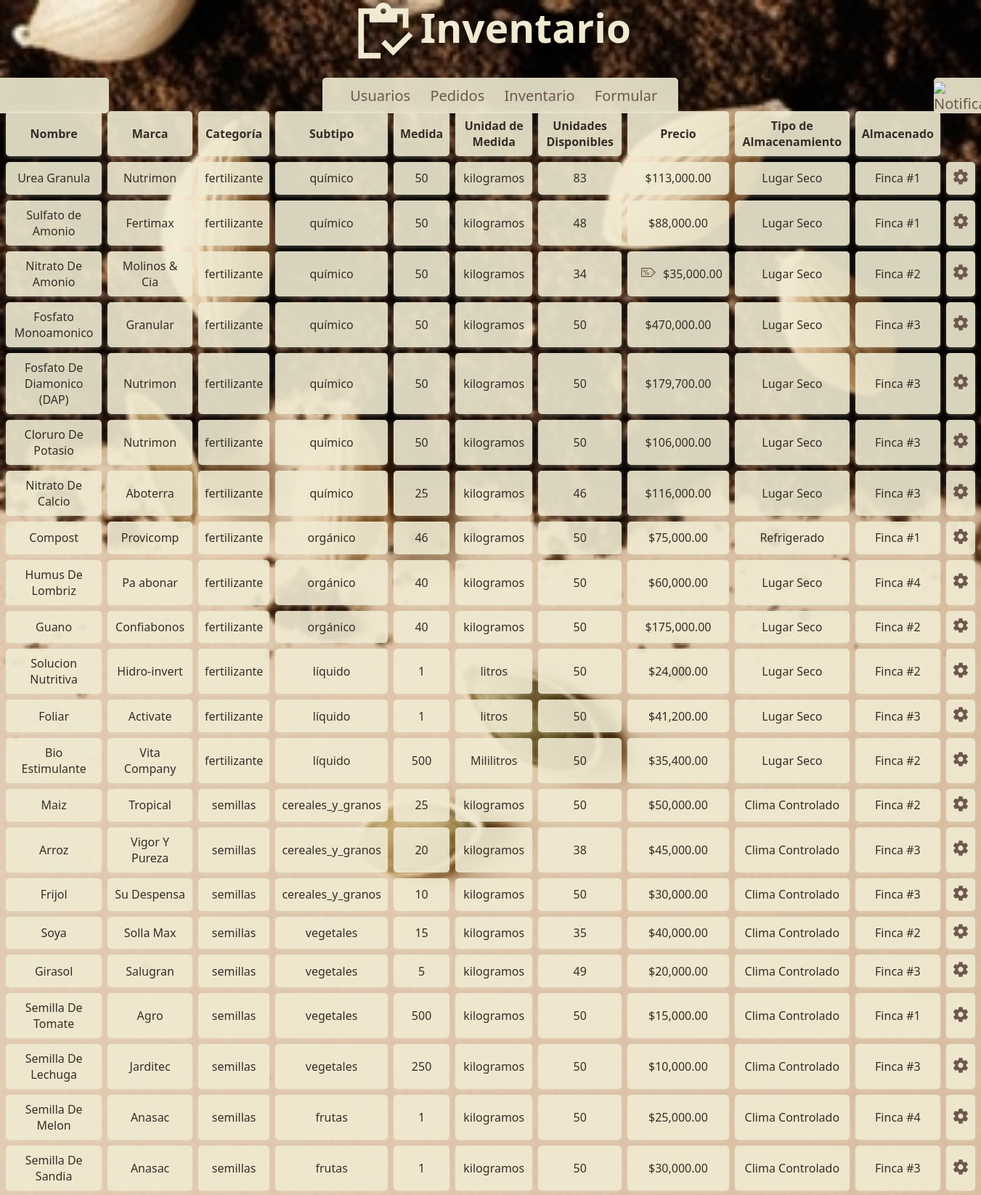
The app's page /admin/inventario.php (upper part) with its own data.
### tables this page shows
CREATE TABLE `producto` (
  `id` int(11) NOT NULL,
  `nombre` varchar(100) NOT NULL,
  `marca` varchar(100) NOT NULL,
  `categoria` varchar(100) NOT NULL,
  `subtipo` varchar(100) DEFAULT NULL,
  `medida` int(10) NOT NULL,
  `unidad_medida` varchar(50) NOT NULL,
  `unidades_disponibles` int(11) NOT NULL,
  `precio` decimal(10,2) NOT NULL,
  `tipo_almacenamiento` varchar(100) DEFAULT NULL,
  `lugar_almacenamiento` varchar(100) DEFAULT NULL,
  `descripcion` text DEFAULT NULL,
  `imagen` varchar(255) DEFAULT NULL,
  `descuento` int(11) NOT NULL DEFAULT 0,
  `precio_con_descuento` decimal(10,2) NOT NULL DEFAULT 0.00
);

### admin/funciones.php (called while the page is built, shortened)
<?php
    function conectar(){
    $host= "localhost";
    $usuario="root";
    $clave="";
    $bd="agroshop";
    $conectar=mysqli_connect($host, $usuario, $clave,$bd);
    return $conectar;
    }
function consultar($id, $tabla, $columna) {
    $conexion = conectar();
    $sql = "SELECT $columna FROM $tabla WHERE id = $id";
    $resultado = mysqli_query($conexion, $sql);
    if ($resultado && mysqli_num_rows($resultado) > 0) {
        $fila = mysqli_fetch_assoc($resultado);
        $valor = $fila[$columna];
    } else {
        $valor = null;
    }
    return $valor;
}
?>

### admin/inventario.php (the view, shortened to what this page needs)
<!DOCTYPE html>
<html lang="en">
<head>
    <link rel="stylesheet" href="barras.css">
    <link rel="stylesheet" href="tablas.css">
    <link rel="stylesheet" href="sudmenunavbar.css">
    <link rel="stylesheet" href="sudmenutabla.css">
    <header>
    <div id="logo-titulo">
            <img id="logo" src="../icons/Iventario.svg" alt=""><h1>Inventario</h1>
        </div>
    </header>
    <div id="barras">
        <div id="barrabusqueda">
                    <input class="inputbuscar" id="imputbuscar" type="text">
                    <button class="botonbuscar" ><img style="margin-top: 3px;" class="icon" src="../icons/Search.png" alt=""></button>
        </div>
        <nav>
            <a href="adminindex.php"><img  style="margin-top: 4px;" class="icon" src="../icons/homecafe.png" alt=""></a>
            <a href="usuarios.php">Usuarios</a>
            <a href="pedidos.php">Pedidos</a>
            <a href="inventario.php">Inventario</a>
            <a href="formularproducto.php">Formular</a>
        </nav>
        <div id="barrapersonal" class="sudmenuoculto">
            <a href="#"><img class="icon" src="../icons/Notify.png" alt="Notificaciones"></a>
        </div>
 </div>
</head>
<body>
    <div class="contenedortabla">
    <table id="mitabla" >
    <thead>
        <tr>
            <th>Nombre</th>
            <th>Marca</th>
            <th>Categoría</th>
            <th>Subtipo</th>
            <th>Medida</th>
            <th>Unidad de Medida</th>
            <th>Unidades Disponibles</th>
            <th>Precio</th>
            <th>Tipo de Almacenamiento</th>
            <th>Almacenado</th>
        </tr>
    </thead>
    <tbody>
    <?php
    require 'funciones.php';
    $sql = "SELECT * FROM Producto";
    $resultado = conectar()->query($sql);
    while ($mostrar = $resultado->fetch_assoc()) {
    ?>
        <tr>
            <td><?php echo htmlspecialchars($mostrar['nombre']); ?></td>
            <td><?php echo htmlspecialchars($mostrar['marca']); ?></td>
            <td><?php echo htmlspecialchars($mostrar['categoria']); ?></td>
            <td><?php echo htmlspecialchars($mostrar['subtipo']); ?></td>
            <td><?php echo htmlspecialchars($mostrar['medida']); ?></td>
            <td><?php echo htmlspecialchars($mostrar['unidad_medida']); ?></td>
            <td><?php echo htmlspecialchars($mostrar['unidades_disponibles']); ?></td>
            <?php
            require_once  'funciones.php';
            $comprobardescuento = consultar($mostrar['id'],'producto','descuento');
                if ($comprobardescuento>0) {
                    ?>
                    <td style="display: flex; align-items: center;">
                    <button style="border-radius: 100px;" style="height: auto;" style="width: auto;" class="btn btn-danger" onclick="descuento('<?php echo $mostrar['precio']; ?>', '<?php echo $mostrar['descuento']; ?>', '<?php echo $mostrar['precio_con_descuento']; ?>')">
                    <img class="iconos" src="../icons/descuento.svg">
                    </button>
                    <?php echo'$'. number_format($mostrar['precio_con_descuento'], 2, '.', ',');
                    ?></td>
                    <?php
                }else{
                    ?>
                    <td><?php echo'$'.  number_format($mostrar['precio'], 2, '.', ',');
                    ?></td>
                    <?php
                }
            ?>
            <td><?php echo htmlspecialchars($mostrar['tipo_almacenamiento']); ?></td>
            <td><?php echo htmlspecialchars($mostrar['lugar_almacenamiento']); ?></td>
            <td class="iconfila">
                <button class="btn btn-danger" onclick="toggleSubMenu(this)"><img class="iconos" src="../icons/configcafe.svg" alt=""></button>
            </td>
        </tr>
    <?php
    }
    ?>
    </tbody>
</table>
</div>
</body>
</html>

### admin/barras.css (style rules this page uses)
* { margin: 0px; padding: 0px; text-align: center; }
body { background-image: url('../images/fondito3.jpg'); background-attachment: fixed; background-size: cover; background-repeat: no-repeat; }
#logo-titulo { gap: 0px; display: grid; grid-template-columns: 1fr 1fr; padding-bottom: 15px; grid-column: 3; transition: 0.1s ease-in; }
header { grid-column: 1/8; grid-row: 1/2; display: grid; grid-template-columns: repeat(5,1fr); }
#logo { width: 92px; height: 92px; margin-right: 5px; filter: drop-shadow(0px 0px 12px black); }
h1 { font-family: 'Segoe UI', sans-serif; font-size: 55px; font-weight: 600; color: rgb(240, 234, 210); white-space: nowrap; text-shadow: 0px 0px 15px rgba(0, 0, 0); }
.icon { width: 25px; height: auto; }
#barras { grid-column: 1/8; grid-row: 2/3; display: grid; grid-template-columns: 150px 0.8fr 480px 1fr 65px; gap: 10px; align-items: center; height:100%; width: 100%; }
#barrabusqueda { display: none; grid-column: 1; display: grid; grid-template-columns: 80% 1fr; align-items: center; border-top-right-radius: 5px; border-bottom-right-radius: 5px; height: 100%; width: 100%; }
.inputbuscar { padding-right: 20px; grid-column: 1; font-size: 25px; width: 100%; border: none; background: none; text-align: center; outline: none; color: rgb(108,88,76); }
.botonbuscar { background: none; border: none; width: 100%; }
#barrabusqueda, nav ,#barrapersonal { background-color:rgb(240, 234, 210, 0.9); backdrop-filter: blur(6px); color: rgb(108,88,76); }
nav { grid-column: 3/4; display: grid; grid-template-columns: repeat(6,auto); align-items: center; border-radius: 5px; padding-left: 10px; height: 100%; width: 100%; gap: 25px; }
#barrapersonal { grid-column: 5/6; width: 100%; height: 100%; align-items: center; display: grid; grid-template-columns: repeat(2,1fr) ; border-top-left-radius: 5px; align-items: center; border-bottom-left-radius: 5px; position: relative; z-index: 10; }
#barrapersonal a img { padding-top: 6px; width: 25px; }
a { font-family: 'Segoe UI', sans-serif; font-size: 20px; font-weight: normal; color: rgb(108,88,76); text-decoration-line: none; text-align: center; }

### admin/tablas.css (style rules this page uses)
.contenedortabla { display: flex; justify-content: center; width: 100%; }
table { width: 100%; border-spacing: 8px; margin: 0 auto; max-width: 100%; }
th, td { padding: 9px; background-color: rgba(240, 234, 210, 0.9); font-family: 'Segoe UI', sans-serif; color: rgb(55, 45, 39); border-radius: 5px; box-shadow: 0 2px 5px rgba(240, 234, 210, 0.3); text-align: center; transition: background-color 0.3s ease, color 0.3s ease; width: auto; }
td button { width: 100%; box-sizing: border-box; font-family: inherit; padding: 10px; background-color: rgba(55, 45, 39, 0); border: none; color: white; cursor: pointer; border-radius: 5px; transition: background-color 0.3s ease; height: 100%; }
.iconos { width: 20px; filter: drop-shadow(0px 0px 100px rgb(240, 234, 210)); }
.iconfila { padding: 0; }

### admin/sudmenunavbar.css (style rules this page uses)
#barras { position: relative; z-index: 1000; }

### admin/inventario.php (style rules this page uses)
body { display: grid; grid-template-columns: repeat(5,1fr); grid-template-rows: 1fr 38px minmax(300px,auto); }
.contenedortabla { grid-column: 1/6; grid-row: 3; }

### records on screen
producto: nombre "Urea Granula", marca "Nutrimon", categoria "fertilizante", subtipo "químico", medida "50", unidad_medida "kilogramos", unidades_disponibles "83", precio "113,000.00", tipo_almacenamiento "Lugar Seco", lugar_almacenamiento "Finca #1"
producto: nombre "Sulfato de Amonio", marca "Fertimax", categoria "fertilizante", subtipo "químico", medida "50", unidad_medida "kilogramos", unidades_disponibles "48", precio "88,000.00", tipo_almacenamiento "Lugar Seco", lugar_almacenamiento "Finca #1"
producto: nombre "Nitrato De Amonio", marca "Molinos & Cia", categoria "fertilizante", subtipo "químico", medida "50", unidad_medida "kilogramos", unidades_disponibles "34", precio_con_descuento "35,000.00", tipo_almacenamiento "Lugar Seco", lugar_almacenamiento "Finca #2"
producto: nombre "Fosfato Monoamonico", marca "Granular", categoria "fertilizante", subtipo "químico", medida "50", unidad_medida "kilogramos", unidades_disponibles "50", precio "470,000.00", tipo_almacenamiento "Lugar Seco", lugar_almacenamiento "Finca #3"
producto: nombre "Fosfato De Diamonico (DAP)", marca "Nutrimon", categoria "fertilizante", subtipo "químico", medida "50", unidad_medida "kilogramos", unidades_disponibles "50", precio "179,700.00", tipo_almacenamiento "Lugar Seco", lugar_almacenamiento "Finca #3"
producto: nombre "Cloruro De Potasio", marca "Nutrimon", categoria "fertilizante", subtipo "químico", medida "50", unidad_medida "kilogramos", unidades_disponibles "50", precio "106,000.00", tipo_almacenamiento "Lugar Seco", lugar_almacenamiento "Finca #3"
producto: nombre "Nitrato De Calcio", marca "Aboterra", categoria "fertilizante", subtipo "químico", medida "25", unidad_medida "kilogramos", unidades_disponibles "46", precio "116,000.00", tipo_almacenamiento "Lugar Seco", lugar_almacenamiento "Finca #3"
producto: nombre "Compost", marca "Provicomp", categoria "fertilizante", subtipo "orgánico", medida "46", unidad_medida "kilogramos", unidades_disponibles "50", precio "75,000.00", tipo_almacenamiento "Refrigerado", lugar_almacenamiento "Finca #1"
producto: nombre "Humus De Lombriz", marca "Pa abonar", categoria "fertilizante", subtipo "orgánico", medida "40", unidad_medida "kilogramos", unidades_disponibles "50", precio "60,000.00", tipo_almacenamiento "Lugar Seco", lugar_almacenamiento "Finca #4"
producto: nombre "Guano", marca "Confiabonos", categoria "fertilizante", subtipo "orgánico", medida "40", unidad_medida "kilogramos", unidades_disponibles "50", precio "175,000.00", tipo_almacenamiento "Lugar Seco", lugar_almacenamiento "Finca #2"
producto: nombre "Solucion Nutritiva", marca "Hidro-invert", categoria "fertilizante", subtipo "líquido", medida "1", unidad_medida "litros", unidades_disponibles "50", precio "24,000.00", tipo_almacenamiento "Lugar Seco", lugar_almacenamiento "Finca #2"
producto: nombre "Foliar", marca "Activate", categoria "fertilizante", subtipo "líquido", medida "1", unidad_medida "litros", unidades_disponibles "50", precio "41,200.00", tipo_almacenamiento "Lugar Seco", lugar_almacenamiento "Finca #3"
producto: nombre "Bio Estimulante", marca "Vita Company", categoria "fertilizante", subtipo "líquido", medida "500", unidad_medida "Mililitros", unidades_disponibles "50", precio "35,400.00", tipo_almacenamiento "Lugar Seco", lugar_almacenamiento "Finca #2"
producto: nombre "Maiz", marca "Tropical", categoria "semillas", subtipo "cereales_y_granos", medida "25", unidad_medida "kilogramos", unidades_disponibles "50", precio "50,000.00", tipo_almacenamiento "Clima Controlado", lugar_almacenamiento "Finca #2"
producto: nombre "Arroz", marca "Vigor Y Pureza", categoria "semillas", subtipo "cereales_y_granos", medida "20", unidad_medida "kilogramos", unidades_disponibles "38", precio "45,000.00", tipo_almacenamiento "Clima Controlado", lugar_almacenamiento "Finca #3"
producto: nombre "Frijol", marca "Su Despensa", categoria "semillas", subtipo "cereales_y_granos", medida "10", unidad_medida "kilogramos", unidades_disponibles "50", precio "30,000.00", tipo_almacenamiento "Clima Controlado", lugar_almacenamiento "Finca #3"
producto: nombre "Soya", marca "Solla Max", categoria "semillas", subtipo "vegetales", medida "15", unidad_medida "kilogramos", unidades_disponibles "35", precio "40,000.00", tipo_almacenamiento "Clima Controlado", lugar_almacenamiento "Finca #2"
producto: nombre "Girasol", marca "Salugran", categoria "semillas", subtipo "vegetales", medida "5", unidad_medida "kilogramos", unidades_disponibles "49", precio "20,000.00", tipo_almacenamiento "Clima Controlado", lugar_almacenamiento "Finca #3"
producto: nombre "Semilla De Tomate", marca "Agro", categoria "semillas", subtipo "vegetales", medida "500", unidad_medida "kilogramos", unidades_disponibles "50", precio "15,000.00", tipo_almacenamiento "Clima Controlado", lugar_almacenamiento "Finca #1"
producto: nombre "Semilla De Lechuga", marca "Jarditec", categoria "semillas", subtipo "vegetales", medida "250", unidad_medida "kilogramos", unidades_disponibles "50", precio "10,000.00", tipo_almacenamiento "Clima Controlado", lugar_almacenamiento "Finca #3"
producto: nombre "Semilla De Melon", marca "Anasac", categoria "semillas", subtipo "frutas", medida "1", unidad_medida "kilogramos", unidades_disponibles "50", precio "25,000.00", tipo_almacenamiento "Clima Controlado", lugar_almacenamiento "Finca #4"
producto: nombre "Semilla De Sandia", marca "Anasac", categoria "semillas", subtipo "frutas", medida "1", unidad_medida "kilogramos", unidades_disponibles "50", precio "30,000.00", tipo_almacenamiento "Clima Controlado", lugar_almacenamiento "Finca #3"
